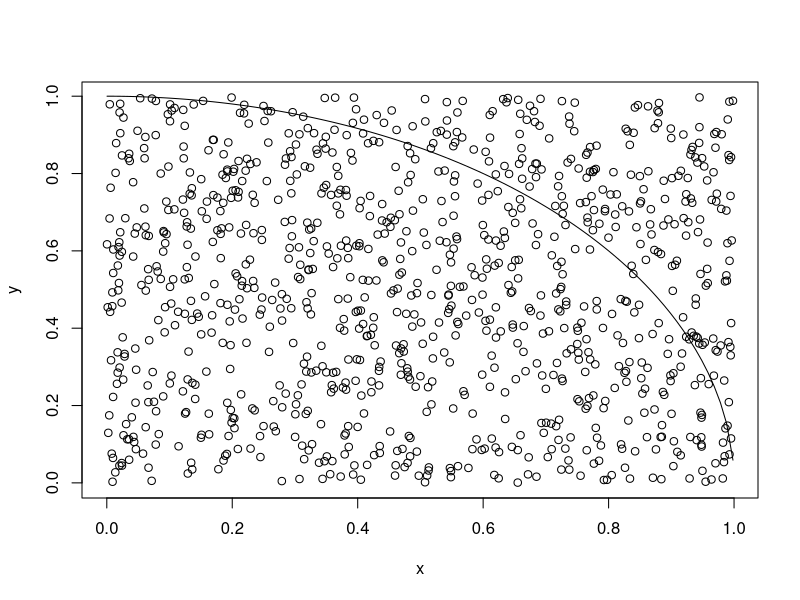
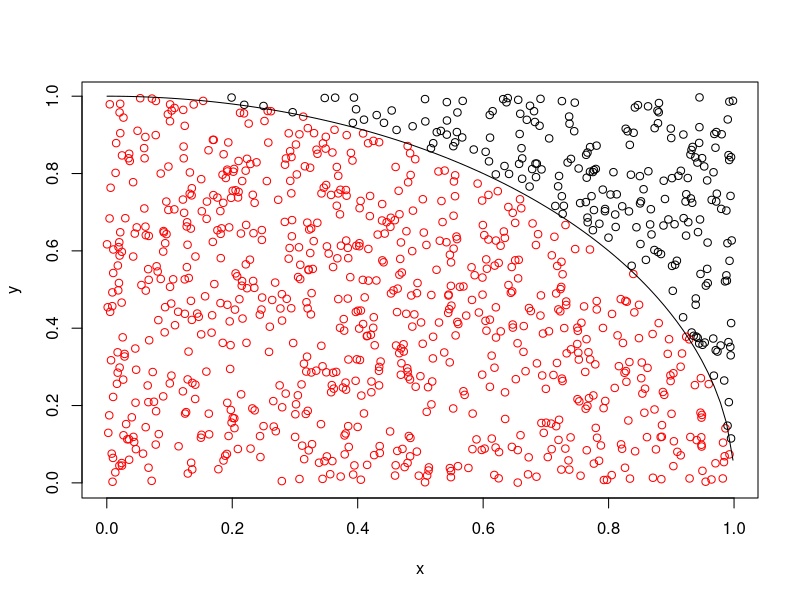
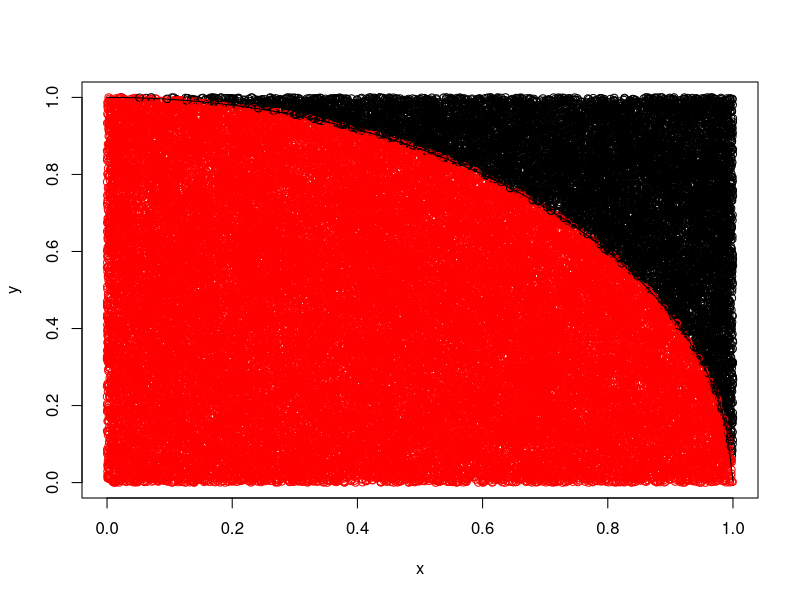
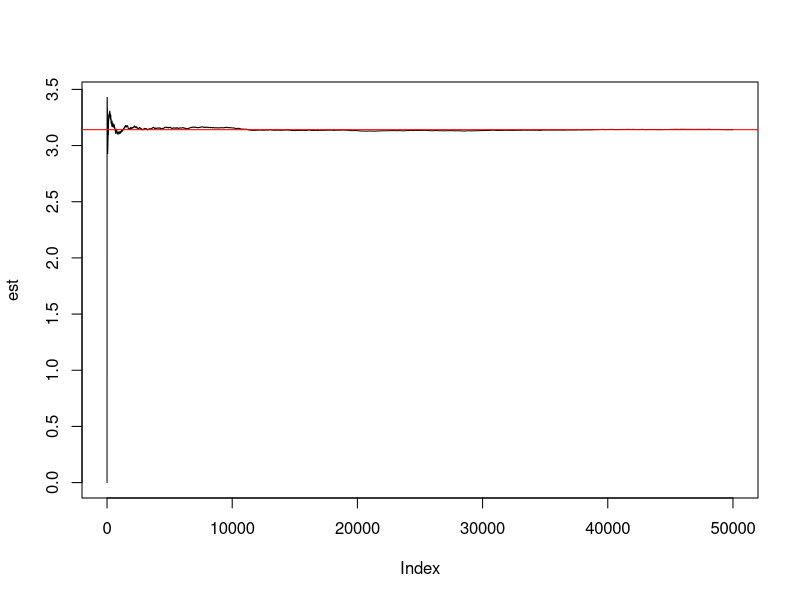

Write R code to recreate these figures, in order.
## Estimate Pi with Using Monte Carlo Integration

## Recall that the area of a circle is A = pi*r^2
## Thus, a circle of radius 1 has an area of pi
## To estimate pi, we can just approximate the area of a circle with radius 1

## By way of analogy, imagine you are firing a shotgun at a square paper target (say 1 ft x 1 ft)

## But this shotgun sends many tiny pellets at the target UNIFORMLY at random

## This means all parts of the target are equally likely to be hit (uniform scatter)

#####################################################################

set.seed(322)  #this makes it so we get the same random draws

N <- 1000      #number of pellets
x <- runif(N)  #x-axis coordinates where the pellets hit the target
y <- runif(N)  #y-axis coordinates where the pellets hit the target

plot(x,y) #picture of the target after firing

#####################################################################

## Cool! What if we drew a quarter circle on the target?

## Recall that if the center is (0,0) the formula for a circle with radius 1 is 
## x^2 + y^2 = 1, so y = sqrt(1-x^2)

curve(sqrt(1-x^2),add=T)

## The area of a quarter circle with radius 1 is therefore a quarter of pi, pi/4

## Thus, the proportion of shots that fall inside the curve should approximate pi/4

## Remember, x^2+y^2=1 traces out the curve of the circle. 
## If x^2+y^2 < 1, that means the point (x,y) is inside of the circle!
## We can count up the number inside of the circle and divide by the total

sum(x^2 + y^2 < 1)/N  #equivalently, we could use mean(x^2+y^2 < 1)

## so .781 of the dots lie inside the circle

plot(x,y, col = ifelse(x^2 + y^2 < 1, "red","black"))
curve(sqrt(1-x^2),add=T)

## Since this is an estimate of a pi/4, we can just multiply by 4 to estimate pi

4 * sum(x^2 + y^2 < 1)/N 

## Close, but only good to the tenths place. Let's crank up N to 50,000 and rerun it.

#####################################################################

N <- 50000      #number of pellets
x <- runif(N)  #x-axis coordinates where the pellets hit the target
y <- runif(N)  #y-axis coordinates where the pellets hit the target

plot(x,y, col = ifelse(x^2 + y^2 < 1, "red","black"))
curve(sqrt(1-x^2),add=T)

4 * sum(x^2 + y^2 < 1)/N 

## Ah, much better: now we're good to the ten-thousandths place!

#####################################################################

## How does sample size affect the approximation?
## Let's compute the estimate for N=1 up to N=50,000 and plot it.

## This bit of code is a little tricky: See if you can parse it
## It might take a few seconds to run so be patient!
## In effect, you are repeating the process above with N=1, N=2, ... to N=50,000

est <- sapply(1:N, function(i)mean(x[1:i]^2+y[1:i]^2 < 1)*4)

plot(est, type="l")
abline(h=pi, col="red")
